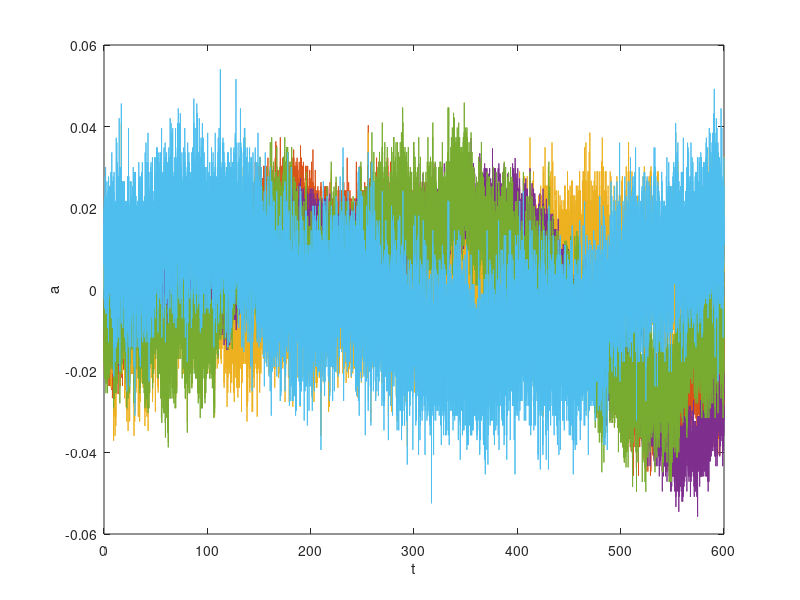

This figure's MATLAB source: (Note: this script raises an error after producing the figure.)
clear all

%% data
bridge = 'trilbardou';
Fs = 50;
load('ponts marne/data/trilbardou1506/ambiant4_10min50Hz26C');
meanToZero = true;
correctClipping = true;

dt = 1/Fs;
t = dt * (0:size(X, 2)-1);


% X = X([2], :);

%% sensors bugs

boundsX = [-20, 0];

if correctClipping
    clippingChanels = [];
    for dof = 1:size(X, 1)
        clippingInds = X(dof, :) < boundsX(1) | X(dof, :) > boundsX(2);
        if any(clippingInds)
            clippingChanels = [clippingChanels, dof];
            X(dof, clippingInds) = nan;
        end
    end
    
    for dof = clippingChanels
        for kt = 2:size(X, 2)
            if isnan(X(dof, kt))
                X(dof, kt) = X(dof, kt-1);
            end
        end
        for kt = size(X, 2)-1:-1:1
            if isnan(X(dof, kt))
                X(dof, kt) = X(dof, kt+1);
            end
        end
    end
    
    if ~isempty(clippingChanels)
        warning(['clipping in channels ', num2str(clippingChanels)]);
    end
end

%%

if meanToZero
    for dof = 1:size(X, 1)
        X(dof, :) = X(dof, :) - mean(X(dof, :));
    end
end


%% plots

fig = figure;
ax = axes(fig);
plts = plot(t, X);
xlabel(ax, 't');
ylabel(ax, 'a');


%% shapes plot

dimensionsShapes

%% wavelet

Q = 10;
NbMaxRidges = 1;
NbMaxParallelRidges = 1;
fmin = 0.5;
fmax = 5;

WaveletMenu('WaveletPlot', plts, 'Q', Q, 'fmin', fmin, 'fmax', fmax, 'AutocorrelationMode', true,...
    'MaxRidges', NbMaxRidges, 'MaxParallelRidges', NbMaxParallelRidges, 'RealShapePlot', shapePlotBridge);

















% 
% 
% %%
% 
% %(K-w2*M)*phi = 0 => (M\K-w2*Id)*phi = 0 => M\K*phi = w2*phi
% 
% mu = 1;
% deltaX = 1;
% N = 10;
% masse_essieu = 10;
% 
% 
% M = eye(N)*mu*deltaX;
% 
% 
% K = 6*eye(N);
% for index = 1:N-1
%     K(index, index+1) = -4;
%     K(index+1 , index) = -4;
% end
% for index = 1:N-2
%     K(index, index+2) = 1;
%     K(index+2 , index) = 1;
% end
% 
% 
% 
% xessieu = 5;
% DDLessieu = round(xessieu/deltaX);
% Mtilde = M;
% Mtilde(DDLessieu, DDLessieu) = Mtilde(DDLessieu, DDLessieu) + masse_essieu;
% 
% 
% 
% [Vtilde, Dtilde] = eig(Mtilde\K);
% 
% for mode = 1:N
%     deformee = Vtilde(:, mode);
%     m_modal = traspose(deformee)*Mtilde*deformee;
%     k_modal = traspose(deformee)*K*deformee;
%     c_modal = traspose(deformee)*C*deformee;
%     
%     
% 











































